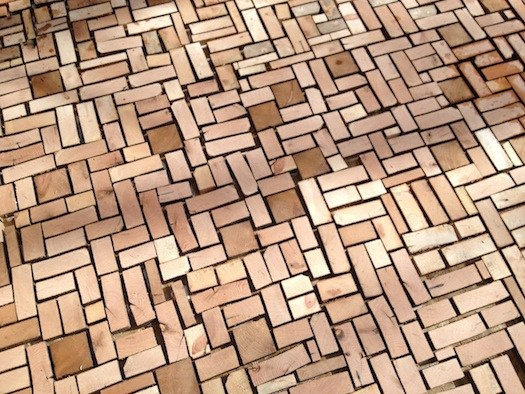
#> input picture images/bricks.png, 525 x 394 px
$ jupyter execute --allow-errors Exercise_2.ipynb   (shell and % lines are left out)   (older library calls are emulated)
#> lines starting #> are read from the running program, lines starting #| are printed output that depends on the picture; after the words box and inside, x2 and y2 are one past the last pixel; in counts of white or black regions, pixels touching at a corner belong together
# Exercise -2

Use image transformation methods to count the number of bricks:

* Create a new pyhton notebook
* load the image that contains brick
* apply series of transformational steps
* count the number of bricks
* Display the output image

[cell 1]
import warnings
warnings.filterwarnings('ignore')

import cv2
import matplotlib.pyplot as plt
import matplotlib.cm as cm
import numpy as np

from __future__ import print_function
from ipywidgets import interact, interactive, fixed, interact_manual
import ipywidgets as widgets

from pylab import rcParams
rcParams['axes.xmargin'] = 0
rcParams['axes.ymargin'] = 0
rcParams['figure.figsize'] = (14,6)

## Find Image difference

[cell 2]
img = cv2.imread('images/bricks.png')
#> img is the input picture: shape (394, 525, 3); mean B, G, R 127.6, 151.2, 184.2
img = cv2.cvtColor(img, cv2.COLOR_BGR2RGB)
plt.imshow(img)

# Series of transformation operations on Images
We used bilateralFilter for blurring the image rather than vanilla blurring or Gaussian blurring since we are interested in counting number of bricks so we need to preserve the edges and therefore bilateralFilter is a good choice as it blurs the image while preserving the edges.

[cell 3]
img_gray = cv2.cvtColor(img, cv2.COLOR_BGR2GRAY)
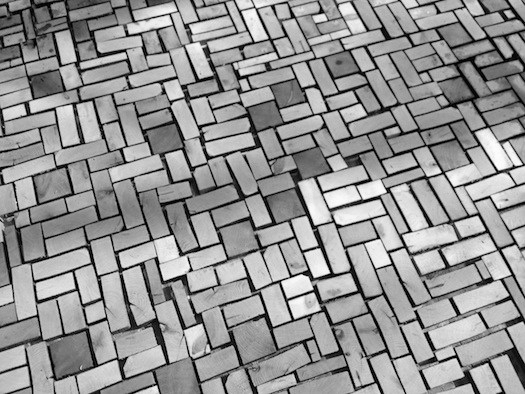
#> img_gray: shape (394, 525); min 0, max 254, mean 147.9
img_preprocessed = cv2.bilateralFilter(img_gray,21,41,41)
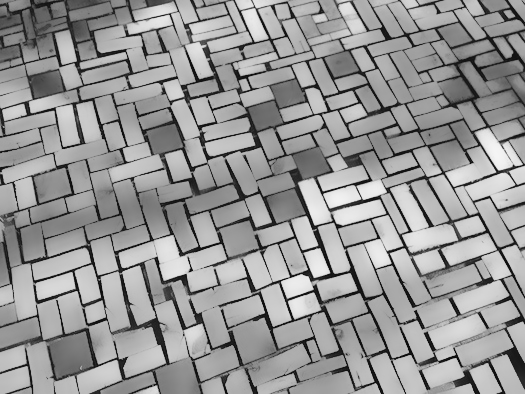
#> img_preprocessed: shape (394, 525); min 11, max 244, mean 150.4
plt.imshow(img_preprocessed,cmap=cm.gray, vmin=0, vmax=255)

[cell 4]
img_edged = cv2.Canny(img_preprocessed,50,200)
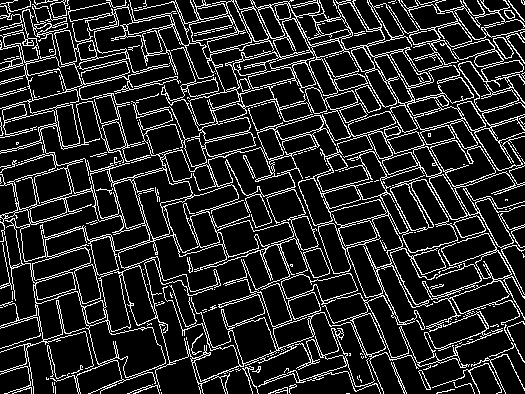
#> img_edged: shape (394, 525); 15% white in thin lines or dots
plt.imshow(img_edged,cmap=cm.gray, vmin=0, vmax=255)

[cell 5]
thresh = cv2.adaptiveThreshold(img_preprocessed,255,cv2.ADAPTIVE_THRESH_MEAN_C,cv2.THRESH_BINARY,11,2)
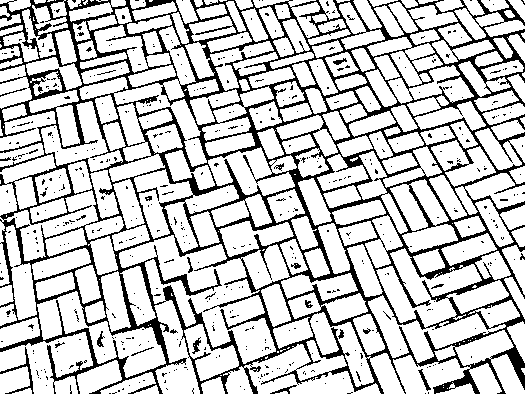
#> thresh: shape (394, 525); 78.3% white; 493 black regions (470 under 20 px), largest, box (x1, y1, x2, y2) and area: (0, 0, 525, 394) 42251, (0, 347, 34, 394) 233, (418, 369, 431, 391) 80
mask = cv2.bitwise_not(img_edged)
#> mask: shape (394, 525); 85% white; black in thin lines or dots
final_img = cv2.bitwise_and(thresh,mask)
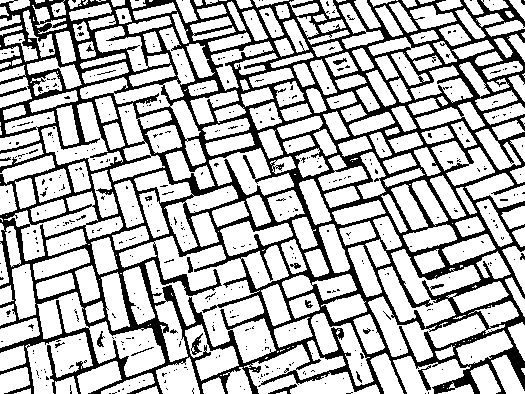
#> final_img: shape (394, 525); 71.1% white; 464 black regions (442 under 20 px)
plt.subplot(131),plt.imshow(thresh, cmap=cm.gray, vmin=0, vmax=255),plt.title('THRESHOLD'),plt.axis("Off")
plt.subplot(132),plt.imshow(mask, cmap=cm.gray, vmin=0, vmax=255),plt.title('MASK'),plt.axis("off")
#> (the rest of this cell did not finish here and is left out)

[cell 6]
# find contours
_, brick_contours, _ = cv2.findContours(final_img, cv2.RETR_EXTERNAL, cv2.CHAIN_APPROX_SIMPLE)
#> brick_contours = 320 contours, 74 with area under 20; largest, box (x1, y1, x2, y2) and area: (119, 236, 289, 363) 9080, (37, 292, 165, 377) 3590, (378, 249, 481, 328) 3138, (368, 296, 519, 362) 3102, (80, 27, 206, 166) 3026

# make copy of image
bricks_and_contours = np.copy(img)

# find contours of large enough area
min_brick_area = 5
large_contours = [cnt for cnt in brick_contours if cv2.contourArea(cnt) > min_brick_area]
#> large_contours = 255 contours, 9 with area under 20; largest, box (x1, y1, x2, y2) and area: (119, 236, 289, 363) 9080, (37, 292, 165, 377) 3590, (378, 249, 481, 328) 3138, (368, 296, 519, 362) 3102, (80, 27, 206, 166) 3026

# draw contours
cv2.drawContours(bricks_and_contours, large_contours, -1, (255,0,0),2)
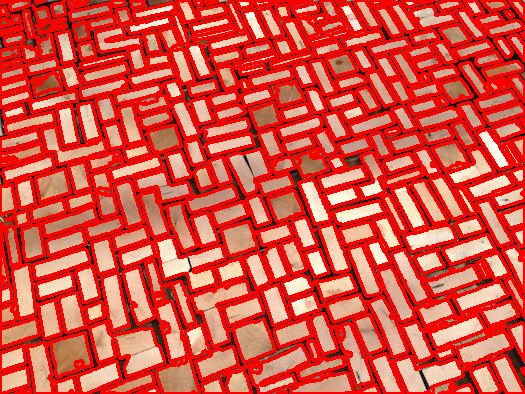
#> bricks_and_contours: shape (394, 525, 3); mean R, G, B 220.8, 81.2, 67.9

plt.title('CONTOURS'),plt.axis("off")
plt.imshow(bricks_and_contours)

# print number of contours
print('NUMBER OF bricks: %d' % len(large_contours))
#| NUMBER OF bricks: 255
